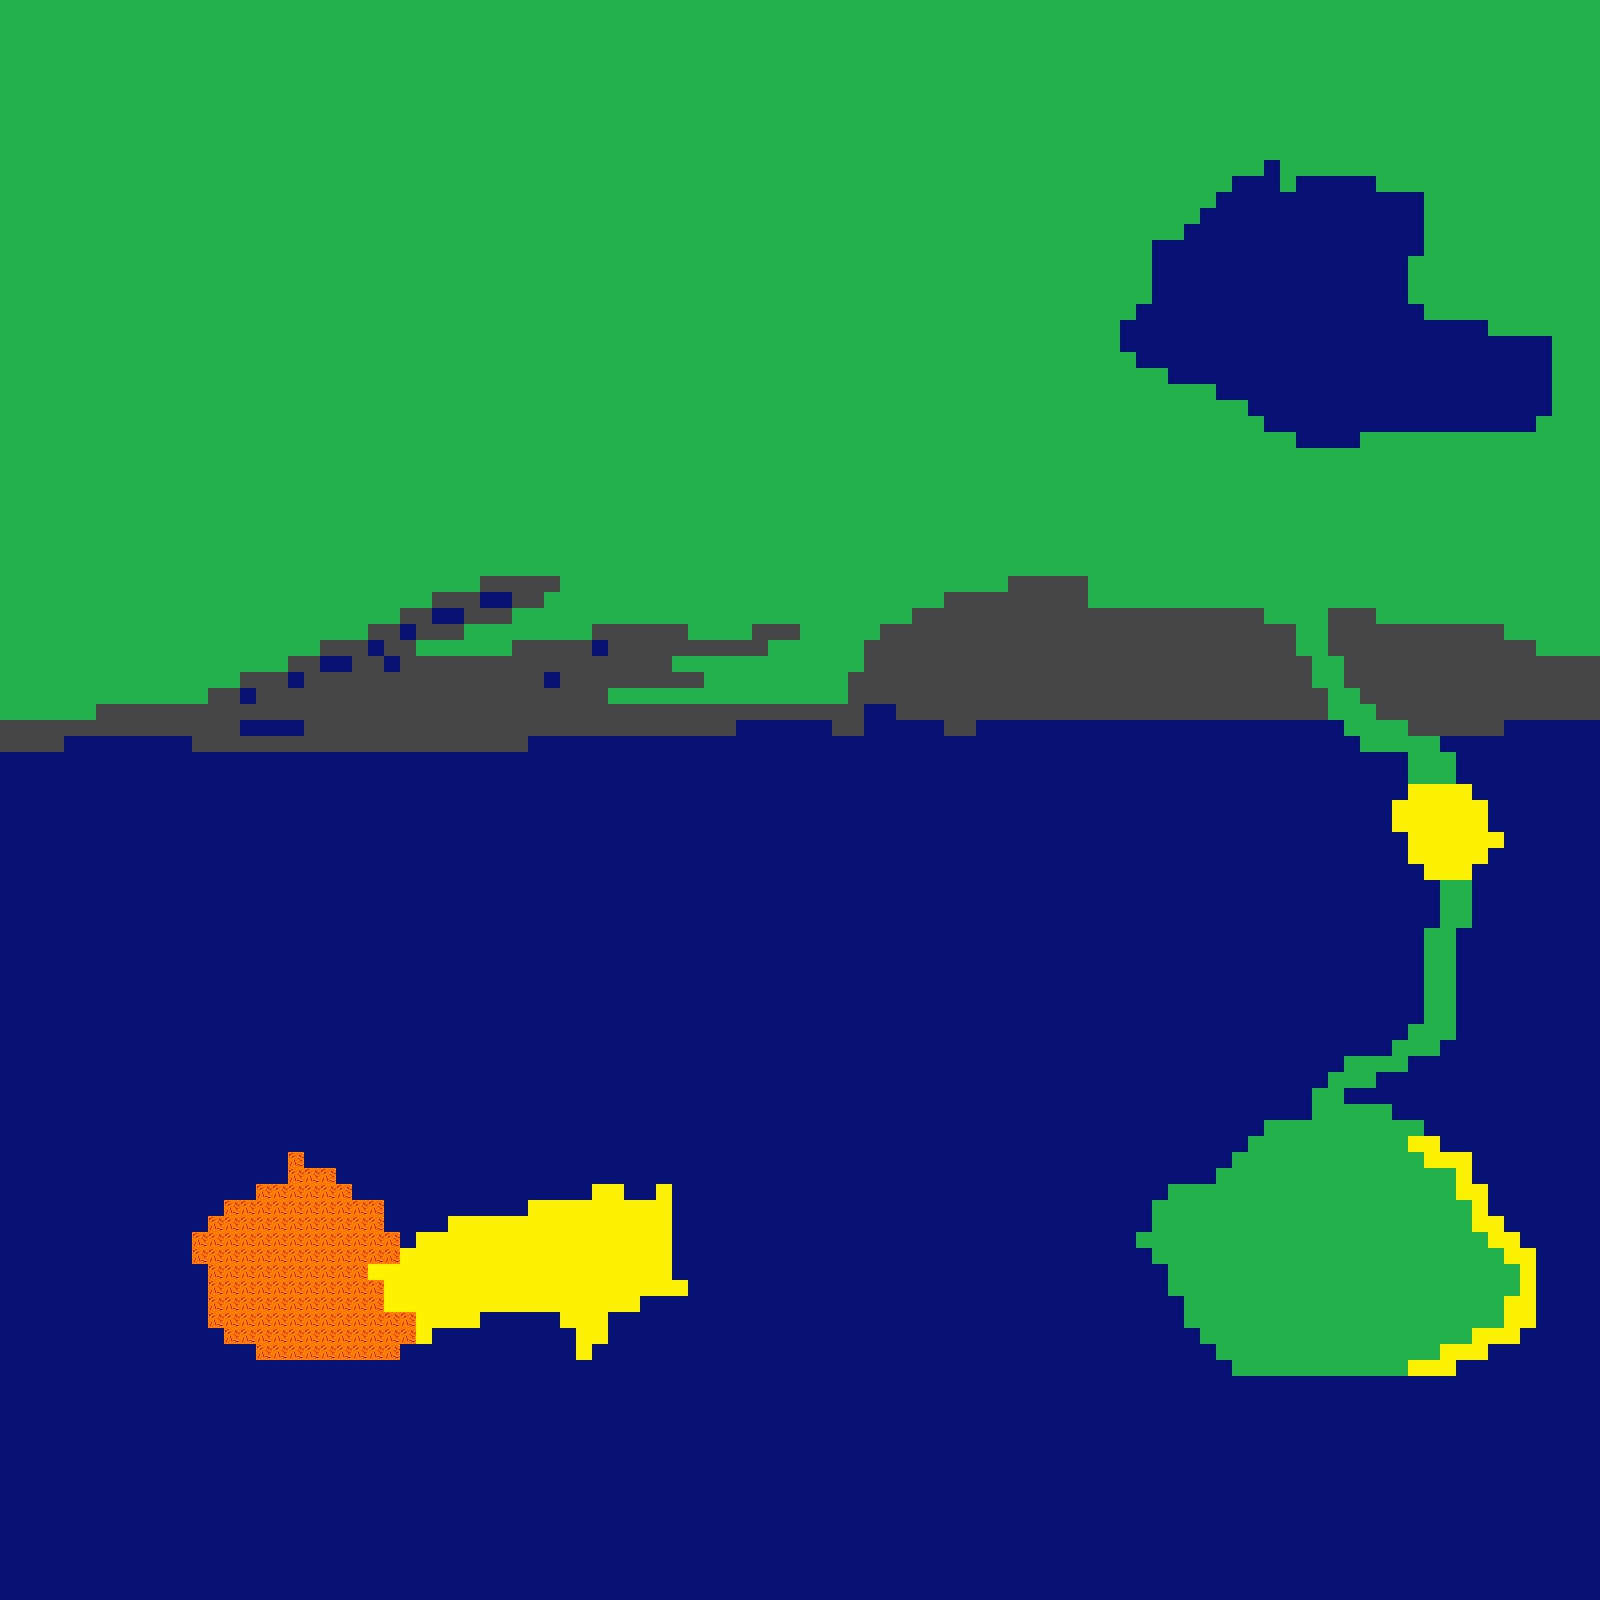

This game map was drawn from its Tiled (.tmx) file and the tilesets committed beside it. A one-line description and the trimmed map source follow:
An orthogonal 100x100 tile map with 16x16 px tiles, 1 tile layer (Tile Layer 1).

<map version="1.10" tiledversion="1.10.2" orientation="orthogonal" renderorder="right-down" width="100" height="100" tilewidth="16" tileheight="16" infinite="0" nextlayerid="2" nextobjectid="1">
 <tileset firstgid="1" name="tileset" tilewidth="16" tileheight="16" tilecount="5" columns="0">
  <grid orientation="orthogonal" width="1" height="1" />
  <tile id="0">
   <properties>
    <property name="Type" value="Mountain" />
   </properties>
   <image width="16" height="16" source="mountain.png" />
  </tile>
  <tile id="1">
   <properties>
    <property name="Type" value="Desert" />
   </properties>
   <image width="16" height="16" source="desert.png" />
  </tile>
  <tile id="2">
   <properties>
    <property name="Type" value="Water" />
   </properties>
   <image width="16" height="16" source="deep_sea.png" />
  </tile>
  <tile id="3">
   <properties>
    <property name="Type" value="Lava" />
   </properties>
   <image width="16" height="16" source="lava.png" />
  </tile>
  <tile id="4">
   <properties>
    <property name="Type" value="Soil" />
   </properties>
   <image width="16" height="16" source="green.png" />
  </tile>
 </tileset>
 <layer id="1" name="Tile Layer 1" width="100" height="100">
  <data>[10000 cells, 10000 non-empty, 5 distinct tile ids]</data>
 </layer>
</map>
